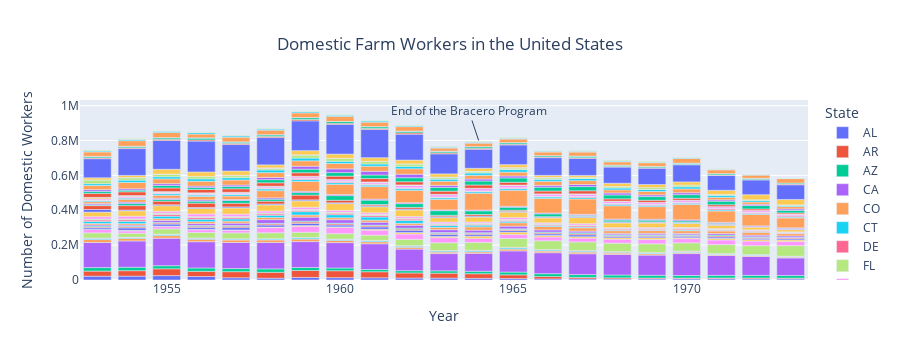

The notebook cell this image was saved under:
### Markdown cell above
This, however, still does not address whether ending the Bracero Program benefited domestic workers, who were the workers providing seasonal labor for farms that were from the United States. It is possible, for instance, that the number of seasonal workers did not drastically decline at the end of the Bracero Program because farm owners decided to replace Bracero work with domestic work. However, the following analysis shows this not to be the case.

### Code cell
##Only use relevant date ranges
domestic_df = farmworkers_df[farmworkers_df['Year'] >= 1953]
domestic_df = domestic_df[domestic_df['Year'] <= 1973]

## In the data, there were 3 categories of workers that represented domestic labor: Local, Interstate, and Intrastate.
domestic_df = domestic_df.groupby(['State', 'Year'])[['Local', 'Interstate', 'Intrastate']].mean().reset_index()

##These three categories can be combined for the total domestic farmworkers
domestic_df['TotalDomestic'] = domestic_df['Local']+domestic_df['Interstate']+domestic_df['Intrastate']

domesticfig = px.bar(domestic_df, x='Year', y='TotalDomestic', color='State', title='Domestic Farm Workers in the United States',
                    labels={'TotalDomestic': 'Number of Domestic Workers'})
domesticfig.update_layout(title={'x':0.5, 'xanchor': 'center'})
domesticfig.add_annotation(x=1964, y=800000, text='End of the Bracero Program', showarrow=True)
domesticfig.show()

### Figure 1 — Plotly figure (JSON) as saved in the notebook; plotly's stock layout.template omitted (floating-point values rounded to 4 significant figures)
{"data": [{"alignmentgroup": "True", "hovertemplate": "State=AL<br>Year=%{x}<br>Number of Domestic Workers=%{y}<extra></extra>", "legendgroup": "AL", "marker": {"color": "#636efa", "pattern": {"shape": ""}}, "name": "AL", "offsetgroup": "AL", "orientation": "v", "showlegend": true, "textposition": "auto", "type": "bar", "visible": true, "x": [1953, 1954, 1955, 1956, 1957, 1958, 1959, 1960, 1961, 1962, 1963, 1964, 1965, 1966, 1967, 1968, 1969, 1970, 1971, 1972, 1973], "xaxis": "x", "y": [21920.0, 22320.0, 25190.0, 20194, 12869, 10240.0, 14880.0, 13390.0, 12560.0, 11130.0, 10860.0, 9416.0, 8211.0, 6148.0, 5924.0, 5372.0, 6130, 7017.0, 7128.0, 6306.0, 6173.0], "yaxis": "y"}, {"alignmentgroup": "True", "hovertemplate": "State=AR<br>Year=%{x}<br>Number of Domestic Workers=%{y}<extra></extra>", "legendgroup": "AR", "marker": {"color": "#EF553B", "pattern": {"shape": ""}}, "name": "AR", "offsetgroup": "AR", "orientation": "v", "showlegend": true, "textposition": "auto", "type": "bar", "visible": true, "x": [1953, 1954, 1955, 1956, 1957, 1958, 1959, 1960, 1961, 1962, 1963, 1964, 1965, 1966, 1967, 1968, 1969, 1970, 1971, 1972, 1973], "xaxis": "x", "y": [29170.0, 31110.0, 39060.0, 29530.0, 34854, 33950.0, 39561, 39740.0, 34670.0, 29220.0, 28420.0, 26590.0, 21460.0, 13630.0, 8874.0, 7071.0, 5146.0, 4442.0, 4529.0, 5354.0, 4575], "yaxis": "y"}, {"alignmentgroup": "True", "hovertemplate": "State=AZ<br>Year=%{x}<br>Number of Domestic Workers=%{y}<extra></extra>", "legendgroup": "AZ", "marker": {"color": "#00cc96", "pattern": {"shape": ""}}, "name": "AZ", "offsetgroup": "AZ", "orientation": "v", "showlegend": true, "textposition": "auto", "type": "bar", "visible": true, "x": [1953, 1954, 1955, 1956, 1957, 1958, 1959, 1960, 1961, 1962, 1963, 1964, 1965, 1966, 1967, 1968, 1969, 1970, 1971, 1972, 1973], "xaxis": "x", "y": [20100.0, 19640.0, 17560.0, 19300.0, 17840.0, 19573, 16930.0, 15640.0, 13180.0, 13100.0, 13360.0, 14110.0, 15890.0, 16360.0, 16170.0, 16180.0, 15850.0, 14314, 14920.0, 14950.0, 14870.0], "yaxis": "y"}, {"alignmentgroup": "True", "hovertemplate": "State=CA<br>Year=%{x}<br>Number of Domestic Workers=%{y}<extra></extra>", "legendgroup": "CA", "marker": {"color": "#ab63fa", "pattern": {"shape": ""}}, "name": "CA", "offsetgroup": "CA", "orientation": "v", "showlegend": true, "textposition": "auto", "type": "bar", "visible": true, "x": [1953, 1954, 1955, 1956, 1957, 1958, 1959, 1960, 1961, 1962, 1963, 1964, 1965, 1966, 1967, 1968, 1969, 1970, 1971, 1972, 1973], "xaxis": "x", "y": [143920, 150900.0, 157800, 150400.0, 149500.0, 151550, 148900.0, 145700.0, 147300.0, 123900.0, 98890.0, 103100.0, 121300.0, 120470, 119618, 118100.0, 115700.0, 125800.0, 113800.0, 108400.0, 100900.0], "yaxis": "y"}, {"alignmentgroup": "True", "hovertemplate": "State=CO<br>Year=%{x}<br>Number of Domestic Workers=%{y}<extra></extra>", "legendgroup": "CO", "marker": {"color": "#FFA15A", "pattern": {"shape": ""}}, "name": "CO", "offsetgroup": "CO", "orientation": "v", "showlegend": true, "textposition": "auto", "type": "bar", "visible": true, "x": [1953, 1954, 1955, 1956, 1957, 1958, 1959, 1960, 1961, 1962, 1963, 1964, 1965, 1966, 1967, 1968, 1969, 1970, 1971, 1972, 1973], "xaxis": "x", "y": [16850.0, 14310.0, 14888, 14120, 14310.0, 14230.0, 14450.0, 12530.0, 11610.0, 10380.0, 8510.0, 8265.0, 10500.0, 9485.0, 9409.0, 7872.0, 7684.0, 6676.0, 5930.0, 5501.0, 4596], "yaxis": "y"}, {"alignmentgroup": "True", "hovertemplate": "State=CT<br>Year=%{x}<br>Number of Domestic Workers=%{y}<extra></extra>", "legendgroup": "CT", "marker": {"color": "#19d3f3", "pattern": {"shape": ""}}, "name": "CT", "offsetgroup": "CT", "orientation": "v", "showlegend": true, "textposition": "auto", "type": "bar", "visible": true, "x": [1953, 1954, 1955, 1956, 1957, 1958, 1959, 1960, 1961, 1962, 1963, 1964, 1965, 1966, 1967, 1968, 1969, 1970, 1971, 1972, 1973], "xaxis": "x", "y": [7250.0, 5951.0, 6639.0, 5661.0, 5334.0, 5522.0, 6510, 5927.0, 6024.0, 6088.0, 5812.0, 6172.0, 6635, 5653.0, 5519, 4633.0, 4364.0, 4593.0, 3399.0, 3016.0, 2894.0], "yaxis": "y"}, {"alignmentgroup": "True", "hovertemplate": "State=DE<br>Year=%{x}<br>Number of Domestic Workers=%{y}<extra></extra>", "legendgroup": "DE", "marker": {"color": "#FF6692", "pattern": {"shape": ""}}, "name": "DE", "offsetgroup": "DE", "orientation": "v", "showlegend": true, "textposition": "auto", "type": "bar", "visible": true, "x": [1953, 1954, 1955, 1956, 1957, 1958, 1959, 1960, 1961, 1962, 1963, 1964, 1965, 1966, 1967, 1968, 1969, 1970, 1971, 1972, 1973], "xaxis": "x", "y": [1616.0, 1362.0, 1522.0, 1981.0, 1740.0, 1680.0, 2444.0, 1766.0, 1867.0, 3234, 3221.0, 2757.0, 2973.0, 2917.0, 3198.0, 3205, 3276.0, 2968.0, 2496.0, 2550, 2502], "yaxis": "y"}, {"alignmentgroup": "True", "hovertemplate": "State=FL<br>Year=%{x}<br>Number of Domestic Workers=%{y}<extra></extra>", "legendgroup": "FL", "marker": {"color": "#B6E880", "pattern": {"shape": ""}}, "name": "FL", "offsetgroup": "FL", "orientation": "v", "showlegend": true, "textposition": "auto", "type": "bar", "visible": true, "x": [1953, 1954, 1955, 1956, 1957, 1958, 1959, 1960, 1961, 1962, 1963, 1964, 1965, 1966, 1967, 1968, 1969, 1970, 1971, 1972, 1973], "xaxis": "x", "y": [29530.0, 22640.0, 30330.0, 31000.0, 33900.0, 34220.0, 29930.0, 31010.0, 29610.0, 36140.0, 44930.0, 45000.0, 51000.0, 50440.0, 49470.0, 48760.0, 49410.0, 47140.0, 50930.0, 51100.0, 60550.0], "yaxis": "y"}, {"alignmentgroup": "True", "hovertemplate": "State=GA<br>Year=%{x}<br>Number of Domestic Workers=%{y}<extra></extra>", "legendgroup": "GA", "marker": {"color": "#FF97FF", "pattern": {"shape": ""}}, "name": "GA", "offsetgroup": "GA", "orientation": "v", "showlegend": true, "textposition": "auto", "type": "bar", "visible": true, "x": [1953, 1954, 1955, 1956, 1957, 1958, 1959, 1960, 1961, 1962, 1963, 1964, 1965, 1966, 1967, 1968, 1969, 1970, 1971, 1972, 1973], "xaxis": "x", "y": [19560.0, 13230.0, 13240.0, 16080.0, 15920.0, 29400.0, 33623, 35470.0, 28710.0, 30670.0, 28850.0, 23960.0, 22580.0, 21690.0, 22090.0, 22510.0, 24390.0, 23970.0, 26560.0, 26020.0, 23752], "yaxis": "y"}, {"alignmentgroup": "True", "hovertemplate": "State=IA<br>Year=%{x}<br>Number of Domestic Workers=%{y}<extra></extra>", "legendgroup": "IA", "marker": {"color": "#FECB52", "pattern": {"shape": ""}}, "name": "IA", "offsetgroup": "IA", "orientation": "v", "showlegend": true, "textposition": "auto", "type": "bar", "visible": true, "x": [1953, 1954, 1955, 1956, 1957, 1958, 1959, 1960, 1961, 1962, 1963, 1964, 1965, 1966, 1967, 1968, 1969, 1970, 1971, 1972, 1973], "xaxis": "x", "y": [482.3, 3496.0, 2659.0, 2699, 938.3, 3472.0, 4942.0, 3600.0, 5882, 8270.0, 7309.0, 12230.0, 13809, 8703.0, 7785.0, 8602.0, 10480.0, 5511.0, 9059.0, 8393.0, 8868], "yaxis": "y"}, {"alignmentgroup": "True", "hovertemplate": "State=ID<br>Year=%{x}<br>Number of Domestic Workers=%{y}<extra></extra>", "legendgroup": "ID", "marker": {"color": "#636efa", "pattern": {"shape": ""}}, "name": "ID", "offsetgroup": "ID", "orientation": "v", "showlegend": true, "textposition": "auto", "type": "bar", "visible": true, "x": [1953, 1954, 1955, 1956, 1957, 1958, 1959, 1960, 1961, 1962, 1963, 1964, 1965, 1966, 1967, 1968, 1969, 1970, 1971, 1972, 1973], "xaxis": "x", "y": [8990.0, 13890.0, 11950.0, 11080.0, 13280.0, 11500.0, 12080.0, 10530.0, 13060.0, 12870.0, 11520.0, 9905.0, 9444.0, 9365, 11170.0, 8152.0, 8251.0, 8618.0, 8327.0, 7380.0, 7002], "yaxis": "y"}, {"alignmentgroup": "True", "hovertemplate": "State=IL<br>Year=%{x}<br>Number of Domestic Workers=%{y}<extra></extra>", "legendgroup": "IL", "marker": {"color": "#EF553B", "pattern": {"shape": ""}}, "name": "IL", "offsetgroup": "IL", "orientation": "v", "showlegend": true, "textposition": "auto", "type": "bar", "visible": true, "x": [1953, 1954, 1955, 1956, 1957, 1958, 1959, 1960, 1961, 1962, 1963, 1964, 1965, 1966, 1967, 1968, 1969, 1970, 1971, 1972, 1973], "xaxis": "x", "y": [4513.0, 5433.0, 5684.0, 6394.0, 7707.0, 6091, 8050.0, 6434.0, 6232, 6811.0, 5611.0, 5917.0, 5825.0, 5319.0, 6020.0, 4508.0, 4810.0, 3980.0, 5989.0, 5070.0, 5006], "yaxis": "y"}, {"alignmentgroup": "True", "hovertemplate": "State=IN<br>Year=%{x}<br>Number of Domestic Workers=%{y}<extra></extra>", "legendgroup": "IN", "marker": {"color": "#00cc96", "pattern": {"shape": ""}}, "name": "IN", "offsetgroup": "IN", "orientation": "v", "showlegend": true, "textposition": "auto", "type": "bar", "visible": true, "x": [1953, 1954, 1955, 1956, 1957, 1958, 1959, 1960, 1961, 1962, 1963, 1964, 1965, 1966, 1967, 1968, 1969, 1970, 1971, 1972, 1973], "xaxis": "x", "y": [5340.0, 4436.0, 3919.0, 4442.0, 4577.0, 3745.0, 5087.0, 4097.0, 3927.0, 5540.0, 4914.0, 3552.0, 4166.0, 4603.0, 5498.0, 4651.0, 3862.0, 4340.0, 4919.0, 3650.0, 2352.0], "yaxis": "y"}, {"alignmentgroup": "True", "hovertemplate": "State=KS<br>Year=%{x}<br>Number of Domestic Workers=%{y}<extra></extra>", "legendgroup": "KS", "marker": {"color": "#ab63fa", "pattern": {"shape": ""}}, "name": "KS", "offsetgroup": "KS", "orientation": "v", "showlegend": true, "textposition": "auto", "type": "bar", "visible": true, "x": [1953, 1954, 1955, 1956, 1957, 1958, 1959, 1960, 1961, 1962, 1963, 1964, 1965, 1966, 1967, 1968, 1969, 1970, 1971, 1972, 1973], "xaxis": "x", "y": [6692.0, 6188.0, 11390.0, 10630.0, 13100.0, 21040.0, 23190.0, 19900.0, 16633, 16847, 16170.0, 14950.0, 15040.0, 12700.0, 9604.0, 7944.0, 8433.0, 7996.0, 8495, 9171.0, 8706.0], "yaxis": "y"}, {"alignmentgroup": "True", "hovertemplate": "State=KY<br>Year=%{x}<br>Number of Domestic Workers=%{y}<extra></extra>", "legendgroup": "KY", "marker": {"color": "#FFA15A", "pattern": {"shape": ""}}, "name": "KY", "offsetgroup": "KY", "orientation": "v", "showlegend": true, "textposition": "auto", "type": "bar", "visible": true, "x": [1953, 1954, 1955, 1956, 1957, 1958, 1959, 1960, 1961, 1962, 1963, 1964, 1965, 1966, 1967, 1968, 1969, 1970, 1971, 1972, 1973], "xaxis": "x", "y": [8076.0, 8306.0, 9940, 10980.0, 11780.0, 12170.0, 12370.0, 11140.0, 12190.0, 10920.0, 13810.0, 18890.0, 19430.0, 19020.0, 19004, 15130.0, 15470.0, 15180.0, 14810.0, 17230.0, 13020.0], "yaxis": "y"}, {"alignmentgroup": "True", "hovertemplate": "State=LA<br>Year=%{x}<br>Number of Domestic Workers=%{y}<extra></extra>", "legendgroup": "LA", "marker": {"color": "#19d3f3", "pattern": {"shape": ""}}, "name": "LA", "offsetgroup": "LA", "orientation": "v", "showlegend": true, "textposition": "auto", "type": "bar", "visible": true, "x": [1953, 1954, 1955, 1956, 1957, 1958, 1959, 1960, 1961, 1962, 1963, 1964, 1965, 1966, 1967, 1968, 1969, 1970, 1971, 1972, 1973], "xaxis": "x", "y": [11930.0, 13460.0, 14280.0, 14250.0, 12650.0, 12900, 19000.0, 17490.0, 17750.0, 16190.0, 10460.0, 9760.0, 8308.0, 5908.0, 4528.0, 3373.0, 2744.0, 4185, 3304.0, 3098.0, 1821.0], "yaxis": "y"}, {"alignmentgroup": "True", "hovertemplate": "State=MA<br>Year=%{x}<br>Number of Domestic Workers=%{y}<extra></extra>", "legendgroup": "MA", "marker": {"color": "#FF6692", "pattern": {"shape": ""}}, "name": "MA", "offsetgroup": "MA", "orientation": "v", "showlegend": true, "textposition": "auto", "type": "bar", "visible": true, "x": [1953, 1954, 1955, 1956, 1957, 1958, 1959, 1960, 1961, 1962, 1963, 1964, 1965, 1966, 1967, 1968, 1969, 1970, 1971, 1972, 1973], "xaxis": "x", "y": [8238, 8649.0, 10330.0, 9182.0, 8503.0, 7910, 7430.0, 8390.0, 8394.0, 8110.0, 5496.0, 5259.0, 5665.0, 6609.0, 6981.0, 5736.0, 5240.0, 5496.0, 3884.0, 3561.0, 3644.0], "yaxis": "y"}, {"alignmentgroup": "True", "hovertemplate": "State=MD<br>Year=%{x}<br>Number of Domestic Workers=%{y}<extra></extra>", "legendgroup": "MD", "marker": {"color": "#B6E880", "pattern": {"shape": ""}}, "name": "MD", "offsetgroup": "MD", "orientation": "v", "showlegend": true, "textposition": "auto", "type": "bar", "visible": true, "x": [1953, 1954, 1955, 1956, 1957, 1958, 1959, 1960, 1961, 1962, 1963, 1964, 1965, 1966, 1967, 1968, 1969, 1970, 1971, 1972, 1973], "xaxis": "x", "y": [5708.0, 5253.0, 6813.0, 5264.0, 5585.0, 5261, 5890.0, 6270, 6215.0, 5495.0, 5411, 5523.0, 5080, 3797.0, 4066, 4181.0, 3707.0, 3612.0, 3349, 3456.0, 2534.0], "yaxis": "y"}, {"alignmentgroup": "True", "hovertemplate": "State=ME<br>Year=%{x}<br>Number of Domestic Workers=%{y}<extra></extra>", "legendgroup": "ME", "marker": {"color": "#FF97FF", "pattern": {"shape": ""}}, "name": "ME", "offsetgroup": "ME", "orientation": "v", "showlegend": true, "textposition": "auto", "type": "bar", "visible": true, "x": [1953, 1954, 1955, 1956, 1957, 1958, 1959, 1960, 1961, 1962, 1963, 1964, 1965, 1966, 1967, 1968, 1969, 1970, 1971, 1972, 1973], "xaxis": "x", "y": [13354, 15100.0, 10870.0, 15580.0, 13140.0, 11010.0, 11640.0, 10110.0, 9436.0, 9163, 8848, 7265.0, 10170.0, 5331.0, 8131.0, 4128.0, 5766.0, 5302.0, 2918, 3441.0, 2554.0], "yaxis": "y"}, {"alignmentgroup": "True", "hovertemplate": "State=MI<br>Year=%{x}<br>Number of Domestic Workers=%{y}<extra></extra>", "legendgroup": "MI", "marker": {"color": "#FECB52", "pattern": {"shape": ""}}, "name": "MI", "offsetgroup": "MI", "orientation": "v", "showlegend": true, "textposition": "auto", "type": "bar", "visible": true, "x": [1953, 1954, 1955, 1956, 1957, 1958, 1959, 1960, 1961, 1962, 1963, 1964, 1965, 1966, 1967, 1968, 1969, 1970, 1971, 1972, 1973], "xaxis": "x", "y": [26060.0, 30730.0, 32110.0, 31600.0, 35720.0, 35370.0, 37020.0, 38970.0, 34997, 37353, 25200.0, 28340.0, 31370.0, 28020.0, 35160.0, 27160.0, 25790.0, 22860.0, 18990.0, 15600.0, 12525], "yaxis": "y"}, {"alignmentgroup": "True", "hovertemplate": "State=MN<br>Year=%{x}<br>Number of Domestic Workers=%{y}<extra></extra>", "legendgroup": "MN", "marker": {"color": "#636efa", "pattern": {"shape": ""}}, "name": "MN", "offsetgroup": "MN", "orientation": "v", "showlegend": true, "textposition": "auto", "type": "bar", "visible": true, "x": [1953, 1954, 1955, 1956, 1957, 1958, 1959, 1960, 1961, 1962, 1963, 1964, 1965, 1966, 1967, 1968, 1969, 1970, 1971, 1972, 1973], "xaxis": "x", "y": [15150.0, 4578.0, 5292.0, 5216.0, 5970.0, 5289.0, 5654, 4619.0, 5434.0, 5384.0, 5499.0, 5767.0, 4585.0, 4472.0, 5096.0, 5201.0, 4311.0, 3439.0, 3587.0, null, 3945], "yaxis": "y"}, {"alignmentgroup": "True", "hovertemplate": "State=MO<br>Year=%{x}<br>Number of Domestic Workers=%{y}<extra></extra>", "legendgroup": "MO", "marker": {"color": "#EF553B", "pattern": {"shape": ""}}, "name": "MO", "offsetgroup": "MO", "orientation": "v", "showlegend": true, "textposition": "auto", "type": "bar", "visible": true, "x": [1953, 1954, 1955, 1956, 1957, 1958, 1959, 1960, 1961, 1962, 1963, 1964, 1965, 1966, 1967, 1968, 1969, 1970, 1971, 1972, 1973], "xaxis": "x", "y": [22100, 25670.0, 20692, 25170.0, 20750.0, 15920.0, 27340.0, 14494, 7148.0, 9843.0, 7824.0, 8938, 6703.0, 2546.0, 2281.0, 1576.0, 2653.0, 2390.0, 2827.0, 2322.0, 1949.0], "yaxis": "y"}, {"alignmentgroup": "True", "hovertemplate": "State=MS<br>Year=%{x}<br>Number of Domestic Workers=%{y}<extra></extra>", "legendgroup": "MS", "marker": {"color": "#00cc96", "pattern": {"shape": ""}}, "name": "MS", "offsetgroup": "MS", "orientation": "v", "showlegend": true, "textposition": "auto", "type": "bar", "visible": true, "x": [1953, 1954, 1955, 1956, 1957, 1958, 1959, 1960, 1961, 1962, 1963, 1964, 1965, 1966, 1967, 1968, 1969, 1970, 1971, 1972, 1973], "xaxis": "x", "y": [4740.0, 11490.0, 9693, 11300.0, 15840.0, 11570.0, 14389, 26410.0, 25240.0, 21120.0, 26630.0, 20990.0, 17100.0, 16120.0, 5108.0, 9798.0, 9663, 8819.0, 5298, null, null], "yaxis": "y"}, {"alignmentgroup": "True", "hovertemplate": "State=MT<br>Year=%{x}<br>Number of Domestic Workers=%{y}<extra></extra>", "legendgroup": "MT", "marker": {"color": "#ab63fa", "pattern": {"shape": ""}}, "name": "MT", "offsetgroup": "MT", "orientation": "v", "showlegend": true, "textposition": "auto", "type": "bar", "visible": true, "x": [1953, 1954, 1955, 1956, 1957, 1958, 1959, 1960, 1961, 1962, 1963, 1964, 1965, 1966, 1967, 1968, 1969, 1970, 1971, 1972, 1973], "xaxis": "x", "y": [6980.0, 8379.0, 6724.0, 7564.0, 5583.0, 7284.0, 7288.0, 6383.0, 5695.0, 5596.0, 4393.0, 4784.0, 5306.0, 4975.0, 5447.0, 5332.0, 5631.0, 6342.0, 5037.0, 4928.0, 4461.0], "yaxis": "y"}, {"alignmentgroup": "True", "hovertemplate": "State=NC<br>Year=%{x}<br>Number of Domestic Workers=%{y}<extra></extra>", "legendgroup": "NC", "marker": {"color": "#FFA15A", "pattern": {"shape": ""}}, "name": "NC", "offsetgroup": "NC", "orientation": "v", "showlegend": true, "textposition": "auto", "type": "bar", "visible": true, "x": [1953, 1954, 1955, 1956, 1957, 1958, 1959, 1960, 1961, 1962, 1963, 1964, 1965, 1966, 1967, 1968, 1969, 1970, 1971, 1972, 1973], "xaxis": "x", "y": [10750, 16010.0, 17520.0, 19510.0, 20089, 41460.0, 56320.0, 58345, 71740.0, 70710.0, 60520.0, 96380.0, 92030.0, 83410.0, 88710.0, 76890.0, 72210.0, 88410.0, 65320.0, 65690.0, 56740.0], "yaxis": "y"}, {"alignmentgroup": "True", "hovertemplate": "State=ND<br>Year=%{x}<br>Number of Domestic Workers=%{y}<extra></extra>", "legendgroup": "ND", "marker": {"color": "#19d3f3", "pattern": {"shape": ""}}, "name": "ND", "offsetgroup": "ND", "orientation": "v", "showlegend": true, "textposition": "auto", "type": "bar", "visible": true, "x": [1953, 1954, 1955, 1956, 1957, 1958, 1959, 1960, 1961, 1962, 1963, 1964, 1965, 1966, 1967, 1968, 1969, 1970, 1971, 1972, 1973], "xaxis": "x", "y": [6176.0, 6949.0, 8775.0, 8050.0, 9305.0, 9786.0, 10460.0, 9781.0, 8634.0, 9437.0, 8576.0, 8436.0, 8941.0, 8322.0, 7922.0, 7893.0, 7361.0, 6782.0, 6101.0, 5166.0, 4749.0], "yaxis": "y"}, {"alignmentgroup": "True", "hovertemplate": "State=NE<br>Year=%{x}<br>Number of Domestic Workers=%{y}<extra></extra>", "legendgroup": "NE", "marker": {"color": "#FF6692", "pattern": {"shape": ""}}, "name": "NE", "offsetgroup": "NE", "orientation": "v", "showlegend": true, "textposition": "auto", "type": "bar", "visible": true, "x": [1953, 1954, 1955, 1956, 1957, 1958, 1959, 1960, 1961, 1962, 1963, 1964, 1965, 1966, 1967, 1968, 1969, 1970, 1971, 1972, 1973], "xaxis": "x", "y": [2190, 2708, 1553.0, 1970.0, 1623.0, 4055.0, 4992.0, 5036.0, 4813.0, 3677.0, 3534.0, 3203.0, 4069.0, 3172.0, 5354.0, 5046.0, 4238, 4529, 6810.0, 5747, 6861], "yaxis": "y"}, {"alignmentgroup": "True", "hovertemplate": "State=NH<br>Year=%{x}<br>Number of Domestic Workers=%{y}<extra></extra>", "legendgroup": "NH", "marker": {"color": "#B6E880", "pattern": {"shape": ""}}, "name": "NH", "offsetgroup": "NH", "orientation": "v", "showlegend": true, "textposition": "auto", "type": "bar", "visible": true, "x": [1953, 1954, 1955, 1956, 1957, 1958, 1959, 1960, 1961, 1962, 1963, 1964, 1965, 1966, 1967, 1968, 1969, 1970, 1971, 1972, 1973], "xaxis": "x", "y": [1111.0, null, null, 1631, 1701.0, 1844.0, 1695.0, 1498.0, 1744.0, 1655.0, 1559, 1312.0, 1209.0, 1133.0, 1190, 1033.0, 949.8, 1038.0, 890.3, 894, 672.5], "yaxis": "y"}, {"alignmentgroup": "True", "hovertemplate": "State=NJ<br>Year=%{x}<br>Number of Domestic Workers=%{y}<extra></extra>", "legendgroup": "NJ", "marker": {"color": "#FF97FF", "pattern": {"shape": ""}}, "name": "NJ", "offsetgroup": "NJ", "orientation": "v", "showlegend": true, "textposition": "auto", "type": "bar", "visible": true, "x": [1953, 1954, 1955, 1956, 1957, 1958, 1959, 1960, 1961, 1962, 1963, 1964, 1965, 1966, 1967, 1968, 1969, 1970, 1971, 1972, 1973], "xaxis": "x", "y": [7004.0, 7566.0, 5946.0, 5893.0, 5582.0, 6576.0, 9751.0, 8915.0, 8603.0, 13780.0, 13080.0, 13643, 13350.0, 12610.0, 13530.0, 11200.0, 9773.0, 10345, 10150.0, 9469.0, 8441.0], "yaxis": "y"}, {"alignmentgroup": "True", "hovertemplate": "State=NM<br>Year=%{x}<br>Number of Domestic Workers=%{y}<extra></extra>", "legendgroup": "NM", "marker": {"color": "#FECB52", "pattern": {"shape": ""}}, "name": "NM", "offsetgroup": "NM", "orientation": "v", "showlegend": true, "textposition": "auto", "type": "bar", "visible": true, "x": [1953, 1954, 1955, 1956, 1957, 1958, 1959, 1960, 1961, 1962, 1963, 1964, 1965, 1966, 1967, 1968, 1969, 1970, 1971, 1972, 1973], "xaxis": "x", "y": [8326.0, 4039.0, 3803.0, 2701.0, 2849.0, 2647.0, 2560.0, 2415.0, 2321.0, 2317.0, 1852.0, 1614.0, 2062.0, 1185.0, 948.7, 994.9, 1295, 996.1, 1055, 1029.0, 1302.0], "yaxis": "y"}, {"alignmentgroup": "True", "hovertemplate": "State=NV<br>Year=%{x}<br>Number of Domestic Workers=%{y}<extra></extra>", "legendgroup": "NV", "marker": {"color": "#636efa", "pattern": {"shape": ""}}, "name": "NV", "offsetgroup": "NV", "orientation": "v", "showlegend": true, "textposition": "auto", "type": "bar", "visible": true, "x": [1953, 1954, 1955, 1956, 1957, 1958, 1959, 1960, 1961, 1962, 1963, 1964, 1965, 1966, 1967, 1968, 1969, 1970, 1971, 1972, 1973], "xaxis": "x", "y": [109, 588.6, 803.2, 646.8, 530.4, 682, 578.9, 583.4, 595.7, 324.2, 168.9, null, 221.8, null, 200, null, 516.7, 425, null, null, null], "yaxis": "y"}, {"alignmentgroup": "True", "hovertemplate": "State=NY<br>Year=%{x}<br>Number of Domestic Workers=%{y}<extra></extra>", "legendgroup": "NY", "marker": {"color": "#EF553B", "pattern": {"shape": ""}}, "name": "NY", "offsetgroup": "NY", "orientation": "v", "showlegend": true, "textposition": "auto", "type": "bar", "visible": true, "x": [1953, 1954, 1955, 1956, 1957, 1958, 1959, 1960, 1961, 1962, 1963, 1964, 1965, 1966, 1967, 1968, 1969, 1970, 1971, 1972, 1973], "xaxis": "x", "y": [22900.0, 21370.0, 21180.0, 18780.0, 19900.0, 19490.0, 20140.0, 18970.0, 19450.0, 18090.0, 18280.0, 18940.0, 16000.0, 16110.0, 17800.0, 13170.0, 12430.0, 11340.0, 10690.0, 8988, 6692.0], "yaxis": "y"}, {"alignmentgroup": "True", "hovertemplate": "State=OH<br>Year=%{x}<br>Number of Domestic Workers=%{y}<extra></extra>", "legendgroup": "OH", "marker": {"color": "#00cc96", "pattern": {"shape": ""}}, "name": "OH", "offsetgroup": "OH", "orientation": "v", "showlegend": true, "textposition": "auto", "type": "bar", "visible": true, "x": [1953, 1954, 1955, 1956, 1957, 1958, 1959, 1960, 1961, 1962, 1963, 1964, 1965, 1966, 1967, 1968, 1969, 1970, 1971, 1972, 1973], "xaxis": "x", "y": [11570.0, 9187.0, 13890.0, 11020.0, 12915, 17894, 20620.0, 20380.0, 20503, 22990.0, 21530.0, 22760.0, 25110.0, 21980.0, 23950.0, 22340.0, 20650.0, 20410.0, 20576, 19160.0, 14760.0], "yaxis": "y"}, {"alignmentgroup": "True", "hovertemplate": "State=OK<br>Year=%{x}<br>Number of Domestic Workers=%{y}<extra></extra>", "legendgroup": "OK", "marker": {"color": "#ab63fa", "pattern": {"shape": ""}}, "name": "OK", "offsetgroup": "OK", "orientation": "v", "showlegend": true, "textposition": "auto", "type": "bar", "visible": true, "x": [1953, 1954, 1955, 1956, 1957, 1958, 1959, 1960, 1961, 1962, 1963, 1964, 1965, 1966, 1967, 1968, 1969, 1970, 1971, 1972, 1973], "xaxis": "x", "y": [9836.0, 8348.0, 10530.0, 8958.0, 8884.0, 12690.0, 16657, 21250.0, 21490.0, 20210.0, 11610.0, 11360.0, 11130, 10350.0, 11890.0, 11430.0, 10160.0, 10910.0, 7768.0, 7530.0, 8139.0], "yaxis": "y"}, {"alignmentgroup": "True", "hovertemplate": "State=OR<br>Year=%{x}<br>Number of Domestic Workers=%{y}<extra></extra>", "legendgroup": "OR", "marker": {"color": "#FFA15A", "pattern": {"shape": ""}}, "name": "OR", "offsetgroup": "OR", "orientation": "v", "showlegend": true, "textposition": "auto", "type": "bar", "visible": true, "x": [1953, 1954, 1955, 1956, 1957, 1958, 1959, 1960, 1961, 1962, 1963, 1964, 1965, 1966, 1967, 1968, 1969, 1970, 1971, 1972, 1973], "xaxis": "x", "y": [23710.0, 36330.0, 27180.0, 27400.0, 28600.0, 27700.0, 31030.0, 30980.0, 28970.0, 31310.0, 23660.0, 21710.0, 21970.0, 23379, 22113, 17540.0, 19460.0, 22250.0, 14470.0, 13060.0, 13360.0], "yaxis": "y"}, {"alignmentgroup": "True", "hovertemplate": "State=PA<br>Year=%{x}<br>Number of Domestic Workers=%{y}<extra></extra>", "legendgroup": "PA", "marker": {"color": "#19d3f3", "pattern": {"shape": ""}}, "name": "PA", "offsetgroup": "PA", "orientation": "v", "showlegend": true, "textposition": "auto", "type": "bar", "visible": true, "x": [1953, 1954, 1955, 1956, 1957, 1958, 1959, 1960, 1961, 1962, 1963, 1964, 1965, 1966, 1967, 1968, 1969, 1970, 1971, 1972, 1973], "xaxis": "x", "y": [10460.0, 13085, 12303, 13800.0, 13050.0, 15340.0, 15820.0, 12640.0, 12620.0, 13570.0, 12720.0, 14080, 14559, 12320.0, 12180.0, 11910.0, 12320.0, 12210.0, 10950.0, 8426.0, 5699.0], "yaxis": "y"}, {"alignmentgroup": "True", "hovertemplate": "State=RI<br>Year=%{x}<br>Number of Domestic Workers=%{y}<extra></extra>", "legendgroup": "RI", "marker": {"color": "#FF6692", "pattern": {"shape": ""}}, "name": "RI", "offsetgroup": "RI", "orientation": "v", "showlegend": true, "textposition": "auto", "type": "bar", "visible": true, "x": [1953, 1954, 1955, 1956, 1957, 1958, 1959, 1960, 1961, 1962, 1963, 1964, 1965, 1966, 1967, 1968, 1969, 1970, 1971, 1972, 1973], "xaxis": "x", "y": [null, null, null, null, null, null, null, null, null, null, 271, 168, 168.7, 168, 40.5, 64, 66.67, null, null, null, null], "yaxis": "y"}, {"alignmentgroup": "True", "hovertemplate": "State=SC<br>Year=%{x}<br>Number of Domestic Workers=%{y}<extra></extra>", "legendgroup": "SC", "marker": {"color": "#B6E880", "pattern": {"shape": ""}}, "name": "SC", "offsetgroup": "SC", "orientation": "v", "showlegend": true, "textposition": "auto", "type": "bar", "visible": true, "x": [1953, 1954, 1955, 1956, 1957, 1958, 1959, 1960, 1961, 1962, 1963, 1964, 1965, 1966, 1967, 1968, 1969, 1970, 1971, 1972, 1973], "xaxis": "x", "y": [21390.0, 13300.0, 14980.0, 13750.0, 11830.0, 9666.0, 17330.0, 16370.0, 14960.0, 14280.0, 10840.0, 8028.0, 8713.0, 8062.0, 6870, 8212.0, 9611.0, 9597.0, 5706.0, 4535.0, 4346.0], "yaxis": "y"}, {"alignmentgroup": "True", "hovertemplate": "State=SD<br>Year=%{x}<br>Number of Domestic Workers=%{y}<extra></extra>", "legendgroup": "SD", "marker": {"color": "#FF97FF", "pattern": {"shape": ""}}, "name": "SD", "offsetgroup": "SD", "orientation": "v", "showlegend": true, "textposition": "auto", "type": "bar", "visible": true, "x": [1953, 1954, 1955, 1956, 1957, 1958, 1959, 1960, 1961, 1962, 1963, 1964, 1965, 1966, 1967, 1968, 1969, 1970, 1971, 1972, 1973], "xaxis": "x", "y": [210, 1518.0, 416, 403, 2355, 2470.0, 1573.0, 362.7, 374, 434.2, 388.3, 314.3, 2645, 2345, null, null, null, null, null, null, null], "yaxis": "y"}, {"alignmentgroup": "True", "hovertemplate": "State=TN<br>Year=%{x}<br>Number of Domestic Workers=%{y}<extra></extra>", "legendgroup": "TN", "marker": {"color": "#FECB52", "pattern": {"shape": ""}}, "name": "TN", "offsetgroup": "TN", "orientation": "v", "showlegend": true, "textposition": "auto", "type": "bar", "visible": true, "x": [1953, 1954, 1955, 1956, 1957, 1958, 1959, 1960, 1961, 1962, 1963, 1964, 1965, 1966, 1967, 1968, 1969, 1970, 1971, 1972, 1973], "xaxis": "x", "y": [12180.0, 12170.0, 27450.0, 25350.0, 24530.0, 17160.0, 23760.0, 24460.0, 20820.0, 21540.0, 18240.0, 17217, 17050.0, 11300.0, 10900.0, 18010.0, 17890.0, 18240.0, 23420.0, 29053, 30865], "yaxis": "y"}, {"alignmentgroup": "True", "hovertemplate": "State=TX<br>Year=%{x}<br>Number of Domestic Workers=%{y}<extra></extra>", "legendgroup": "TX", "marker": {"color": "#636efa", "pattern": {"shape": ""}}, "name": "TX", "offsetgroup": "TX", "orientation": "v", "showlegend": true, "textposition": "auto", "type": "bar", "visible": true, "x": [1953, 1954, 1955, 1956, 1957, 1958, 1959, 1960, 1961, 1962, 1963, 1964, 1965, 1966, 1967, 1968, 1969, 1970, 1971, 1972, 1973], "xaxis": "x", "y": [109600.0, 153900.0, 165300.0, 177400.0, 151700.0, 156411, 171000.0, 170700.0, 161996, 148500.0, 114900.0, 109300.0, 113000.0, 101600.0, 97840.0, 92760.0, 93600.0, 98270.0, 85870.0, 84930.0, 84440.0], "yaxis": "y"}, {"alignmentgroup": "True", "hovertemplate": "State=UT<br>Year=%{x}<br>Number of Domestic Workers=%{y}<extra></extra>", "legendgroup": "UT", "marker": {"color": "#EF553B", "pattern": {"shape": ""}}, "name": "UT", "offsetgroup": "UT", "orientation": "v", "showlegend": true, "textposition": "auto", "type": "bar", "visible": true, "x": [1953, 1954, 1955, 1956, 1957, 1958, 1959, 1960, 1961, 1962, 1963, 1964, 1965, 1966, 1967, 1968, 1969, 1970, 1971, 1972, 1973], "xaxis": "x", "y": [4588.0, 4455.0, 6647.0, 6640.0, 6727.0, 6589, 7864.0, 6013.0, 5710, 7476.0, 5778.0, 5458.0, 4442.0, 3839.0, 3982.0, 3448.0, 2883.0, 2160.0, 2220.0, 1667, 3908.0], "yaxis": "y"}, {"alignmentgroup": "True", "hovertemplate": "State=VA<br>Year=%{x}<br>Number of Domestic Workers=%{y}<extra></extra>", "legendgroup": "VA", "marker": {"color": "#00cc96", "pattern": {"shape": ""}}, "name": "VA", "offsetgroup": "VA", "orientation": "v", "showlegend": true, "textposition": "auto", "type": "bar", "visible": true, "x": [1953, 1954, 1955, 1956, 1957, 1958, 1959, 1960, 1961, 1962, 1963, 1964, 1965, 1966, 1967, 1968, 1969, 1970, 1971, 1972, 1973], "xaxis": "x", "y": [6883.0, 7296.0, 8280.0, 10460.0, 7363.0, 8890.0, 9929, 9967.0, 9822.0, 9438, 8690.0, 8974.0, 8116.0, 7472.0, 8940, 7267, 6935.0, 7323.0, 7173.0, 7106.0, 5607.0], "yaxis": "y"}, {"alignmentgroup": "True", "hovertemplate": "State=VT<br>Year=%{x}<br>Number of Domestic Workers=%{y}<extra></extra>", "legendgroup": "VT", "marker": {"color": "#ab63fa", "pattern": {"shape": ""}}, "name": "VT", "offsetgroup": "VT", "orientation": "v", "showlegend": true, "textposition": "auto", "type": "bar", "visible": true, "x": [1953, 1954, 1955, 1956, 1957, 1958, 1959, 1960, 1961, 1962, 1963, 1964, 1965, 1966, 1967, 1968, 1969, 1970, 1971, 1972, 1973], "xaxis": "x", "y": [2175, 1487.0, 1671, 1467.0, 1369, 1247.0, 1114, 810, 824, 897, 814.8, 855.4, 688, 432.8, 431.6, 317.4, 526.5, 337.5, 487, 309, null], "yaxis": "y"}, {"alignmentgroup": "True", "hovertemplate": "State=WA<br>Year=%{x}<br>Number of Domestic Workers=%{y}<extra></extra>", "legendgroup": "WA", "marker": {"color": "#FFA15A", "pattern": {"shape": ""}}, "name": "WA", "offsetgroup": "WA", "orientation": "v", "showlegend": true, "textposition": "auto", "type": "bar", "visible": true, "x": [1953, 1954, 1955, 1956, 1957, 1958, 1959, 1960, 1961, 1962, 1963, 1964, 1965, 1966, 1967, 1968, 1969, 1970, 1971, 1972, 1973], "xaxis": "x", "y": [25190.0, 31970.0, 29030.0, 21500.0, 26761, 25760.0, 26740.0, 29010.0, 25120.0, 25620.0, 17650.0, 19760.0, 20330.0, 20470.0, 22860.0, 18990.0, 21160.0, 26300.0, 21360.0, 18120.0, 25680.0], "yaxis": "y"}, {"alignmentgroup": "True", "hovertemplate": "State=WI<br>Year=%{x}<br>Number of Domestic Workers=%{y}<extra></extra>", "legendgroup": "WI", "marker": {"color": "#19d3f3", "pattern": {"shape": ""}}, "name": "WI", "offsetgroup": "WI", "orientation": "v", "showlegend": true, "textposition": "auto", "type": "bar", "visible": true, "x": [1953, 1954, 1955, 1956, 1957, 1958, 1959, 1960, 1961, 1962, 1963, 1964, 1965, 1966, 1967, 1968, 1969, 1970, 1971, 1972, 1973], "xaxis": "x", "y": [6441.0, 7780.0, 8077.0, 8313.0, 7544.0, 6649.0, 7189.0, 6657.0, 6772.0, 5078.0, 5551, 5359.0, 5032.0, 5237.0, 5062.0, 5072.0, 3844.0, 4525.0, 3637, 3255.0, 1472.0], "yaxis": "y"}, {"alignmentgroup": "True", "hovertemplate": "State=WV<br>Year=%{x}<br>Number of Domestic Workers=%{y}<extra></extra>", "legendgroup": "WV", "marker": {"color": "#FF6692", "pattern": {"shape": ""}}, "name": "WV", "offsetgroup": "WV", "orientation": "v", "showlegend": true, "textposition": "auto", "type": "bar", "visible": true, "x": [1953, 1954, 1955, 1956, 1957, 1958, 1959, 1960, 1961, 1962, 1963, 1964, 1965, 1966, 1967, 1968, 1969, 1970, 1971, 1972, 1973], "xaxis": "x", "y": [360, 1079.0, 548, 707.5, 2062, 1525, 326.5, null, null, null, 811, 1187, 740, 695, 770.5, 988.6, 1048.0, 1194, 1399, 1096.0, null], "yaxis": "y"}, {"alignmentgroup": "True", "hovertemplate": "State=WY<br>Year=%{x}<br>Number of Domestic Workers=%{y}<extra></extra>", "legendgroup": "WY", "marker": {"color": "#B6E880", "pattern": {"shape": ""}}, "name": "WY", "offsetgroup": "WY", "orientation": "v", "showlegend": true, "textposition": "auto", "type": "bar", "visible": true, "x": [1953, 1954, 1955, 1956, 1957, 1958, 1959, 1960, 1961, 1962, 1963, 1964, 1965, 1966, 1967, 1968, 1969, 1970, 1971, 1972, 1973], "xaxis": "x", "y": [4408.0, 4034.0, 1735.0, 2972.0, 3049.0, 2722.0, 2730.0, 2556.0, 2868, 3165.0, 3291.0, 2897.0, 3396.0, 3057.0, 3548.0, 3644.0, 3391.0, 2558.0, 1544.0, 1400.0, 1573.0], "yaxis": "y"}], "layout": {"annotations": [{"showarrow": true, "text": "End of the Bracero Program", "x": 1964, "y": 800000}], "barmode": "relative", "height": 360, "legend": {"title": {"text": "State"}, "tracegroupgap": 0}, "title": {"text": "Domestic Farm Workers in the United States", "x": 0.5, "xanchor": "center"}, "xaxis": {"anchor": "y", "autorange": true, "domain": [0, 1], "range": [1952.0, 1974.0], "title": {"text": "Year"}, "type": "linear"}, "yaxis": {"anchor": "x", "autorange": true, "domain": [0, 1], "range": [0, 1025000.0], "title": {"text": "Number of Domestic Workers"}, "type": "linear"}}}
